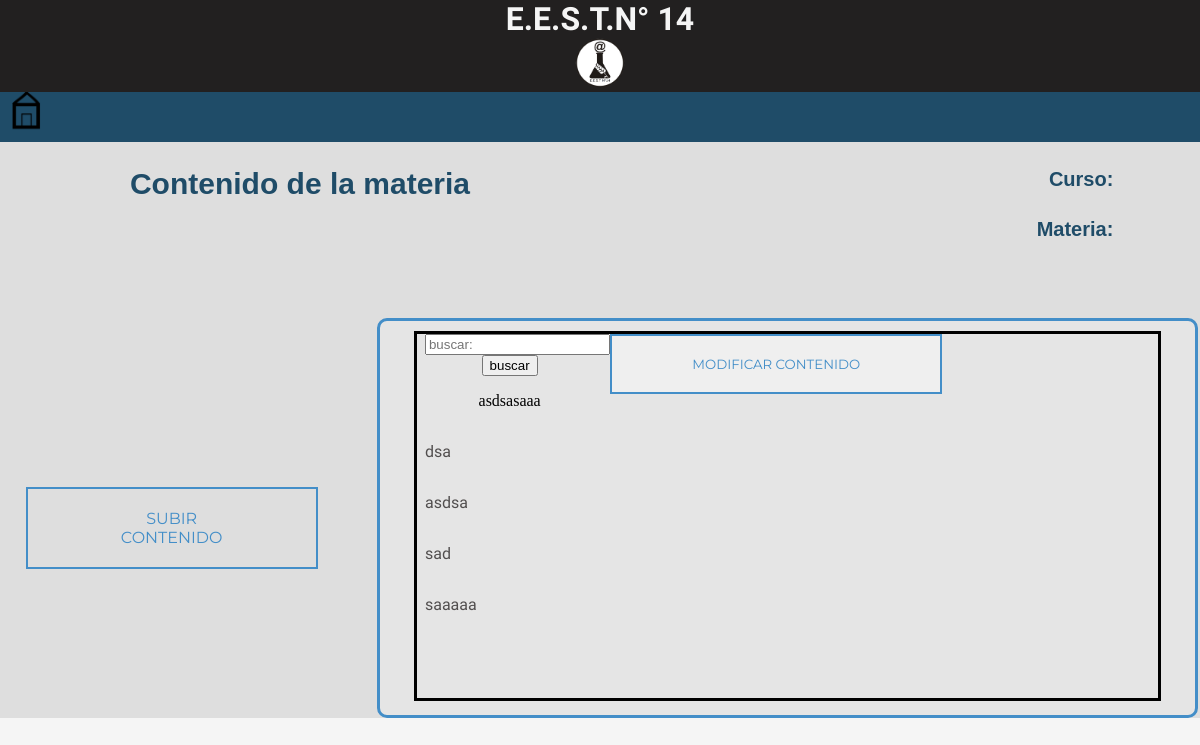
Page /contenido.php (signed in) on the committed database.
### tables this page shows
CREATE TABLE `contenido` (
  `cod_trabajo` int(11) NOT NULL,
  `titulo` varchar(30) NOT NULL,
  `material` varchar(500) NOT NULL,
  `links` varchar(100) NOT NULL,
  `planes_estudio` varchar(1000) NOT NULL,
  `mod_examenes` blob NOT NULL,
  `curso` varchar(15) NOT NULL,
  `materia` varchar(15) NOT NULL,
  `Email` varchar(20) NOT NULL
);

### contenido.php (the view, shortened to what this page needs)
<!DOCTYPE html>
<html lang="en">
<head>
    <link rel="stylesheet" href="css/flex/flexboxgrid.min.css">
    <link rel="stylesheet" type="text/css" href="css/estilocontenido.css">
</head>
<body>
 <?php
   include "conexion.php";
   if(isset($_POST['modificar'])){
  $curso=    $_SESSION["u"]['curso'];
  $materia=$_SESSION["u"]['materia'];
  $Email=$_SESSION["u"]['Email'];}
 else
  if(isset($_POST['buscar'])){
      echo"";
  }else
 {
  $curso=$_REQUEST['curso'];
  $materia=$_REQUEST['materia'];
  $Email=$_SESSION["u"]['Email'];
   }
              if(isset($_POST['buscar'])){
              $curso=$_SESSION["u"]['curso'];
              $materia=$_SESSION["u"]['materia'];
              $Email=$_SESSION["u"]['Email'];
              $buscar=$_REQUEST['recibir'];
              $sql =  "SELECT * from contenido  where titulo LIKE '%$buscar%' and Email='$Email' and curso='$curso' and materia='$materia' ";}
              else{
              $sql =  "SELECT * from contenido where Email='$Email' and curso='$curso' and materia='$materia'";}
if ($resultado = $con->query($sql)){
if ($resultado->num_rows > 0){
    $fila=$resultado->fetch_assoc();
    $titulo=$fila['titulo'];
    $material=$fila['material'];
    $links=$fila['links'];
    $planes_estudio=$fila['planes_estudio'];
    $mod_examenes=$fila['mod_examenes'];
}
    else{
header("Location: Formulariocontenido.php");
}
    }
    ?>
   <header class="row">
          <div class="col-xs-12 center-xs">
           <h1>E.E.S.T.N° 14</h1>
             <a href="cerrar_sesion.php">  <img src="img/logo.png" width="50px" height="auto"></a>
            </div>
   </header>
    <nav class="row">
        <div class="col-xs-12">
           <img src="img/home.png" alt="Perfil"
           height="40px">
        </div>
    </nav>
    <div class='container'>
    <?php
    echo "
        <div class='row around-xs'>
            <div class='col-xs-12 center-xs col-md-4 middle-md offset-2'>
                <h2>Contenido de la materia</h2>
            </div>
            <div class='col-xs12 center-xs col-md-4 end-md'>
                <h4>Curso: ".$curso."</h4>
                <h4>Materia:".$materia."</h4>
            </div>
        </div>
        ";
        ?>
        <section class="row around-xs middle-md principal" >
            <div class="col-xs-12 center-xs col-md-4 col-lg-3  boton-container">
               <?php
                echo"
                <a href='Formulariocontenido.php?curso=$curso & materia=$materia'  class='boton'>Subir contenido</a>
                ";
                ?>
            </div>
            <div class="col-xs-10 col-md-7 end-md col-lg-8 contenido">
               <div class="row center-xs middle-xs">
                   <div class="col-xs-11 contenido_ind">
                        <div class="row primer_fila">
                            <div class="col-xs-12 center-xs col-md-3">
                                          <?php
                     if(isset($_POST['modificar'])){
                                   echo"
                                   <div class='cajas'>
                                         <form action='editacontenido.php' method='post' class='form-register'>
                                 <input type='text' placeholder='codigo:' name='titulo' value=".$titulo.">
                                 </div>
                                    ";}
                                else{
                               echo"
                                     <form action='contenido.php' method='post' class='form-register'>
                                 <input type='text' placeholder='buscar:' name='recibir' value=''>
                                  <input type='submit' placeholder='buscar:' name='buscar' value='buscar'>
                               <p>".$titulo."</p>
                               ";}
                                ?>
                            </div>
                            <div class="col-xs-12 col-md-2 offset-md-10">
                            <?php
                                if(isset($_POST['modificar'])){
                                    echo"
                                    ";}
                                      else{
                                    echo"
                                     <form action='contenido.php' method='post' class='form-register'>
 	                                      <input type='submit' value='modificar contenido' class='boton' name='modificar'>
                                    ";
                                }
                                ?>
                            </div>
                        </div>
                        <div class="row start-xs">
                            <div class="col-xs-12 col-md-6 enunciado">
                                  <?php
                     if(isset($_POST['modificar'])){
                                   echo"
                                    <div class='cajas'>
                                 <input type='codigo' placeholder='codigo:' name='material' value=".$material.">
                                   </div>
                                    ";}
                                else{
                               echo"
                               <p>".$material."</p>
                               ";}
                                ?>
                             </div>
                        </div>
                       <div class="row start-xs">
                            <div class="col-xs-12 col-md-6 enunciado">
                                  <?php
                                                        if(isset($_POST['modificar'])){
                                   echo"
                                    <div class='cajas'>
                                 <input type='codigo' placeholder='codigo:' name='links' value=".$links.">
                                   </div>
                                    ";}
else{
                               echo"
                               <p>".$links."</p>
                               ";}
                                ?>
                             </div>
                        </div>
                        <div class="row start-xs">
                            <div class="col-xs-12 col-md-6 enunciado">
                                 <?php
                                                        if(isset($_POST['modificar'])){
                                  echo"
                                   <div class='cajas'>
                                 <input type='codigo' placeholder='codigo:' name='planes_estudio' value=".$planes_estudio.">
                                   </div>
                                    ";
                                                        }else{
                               echo"
                               <p>".$planes_estudio."</p>
                               ";}
                                ?>
                             </div>
                        </div>
                       <div class="row start-xs">
                            <div class="col-xs-12 col-md-6 enunciado">
                                 <?php
                                                        if(isset($_POST['modificar'])){
                                  echo"
                                   <div class='cajas'>
                                 <input type='text' placeholder='mod:' name='mod_examenes' value=".$mod_examenes.">
                                   </div>
                                    ";
                                                        }else{
                               echo"
                               <p>".$mod_examenes."</p>
                               ";}
                                ?>
                             </div>
                        </div>
                    </div>
                </div>
            </div>
        </section>
   </div>
</body>
</html>

### css/estilocontenido.css (style rules this page uses)
:root { --azul: #438EC8; --negro: #222020; --blanco: #FCFCFC; --grisoscuro: #898888; --grisclaro: #E5E5E5; --gris: #BFBFBF; --petroleo: #1F4C68; --grisenunciado: #514e4e; }
body { margin: 0; padding: 0; background-color:whitesmoke; }
.container { background-color: #dedede; }
header { background-color:var(--negro); }
header h1 { font-family: 'Libre Franklin', sans-serif; color:whitesmoke; margin: 0; }
nav { height: 50px; background-color: var(--petroleo); }
h2 { font-family: 'Noto Sans HK', sans-serif; font-size:30px; color:var(--petroleo); }
h4 { font-family: 'Noto Sans HK', sans-serif; font-size:20px; color:var(--petroleo); }
.boton-container { margin:0; margin-top: 70px; }
.boton { font-family: 'Montserrat', sans-serif; position: relative; display: inline-block; border:2px solid; border-color:var(--azul); padding: 20px 80px; color:var(--azul); font-weight:700px; text-transform: uppercase; text-decoration: none; }
.contenido { background-color:var(--grisclaro); margin-top:50px; height: 400px; border:var(--azul) solid; border-radius:10px; overflow:auto; }
.contenido_ind { height: 370px; margin-top: 10px; border: solid; }
.enunciado { color:var(--grisenunciado); font-family: 'Hind', sans-serif; }

### rows in the picture
contenido: titulo "asdsasaaa", material "dsa", links "asdsa", planes_estudio "sad", mod_examenes "saaaaa"
